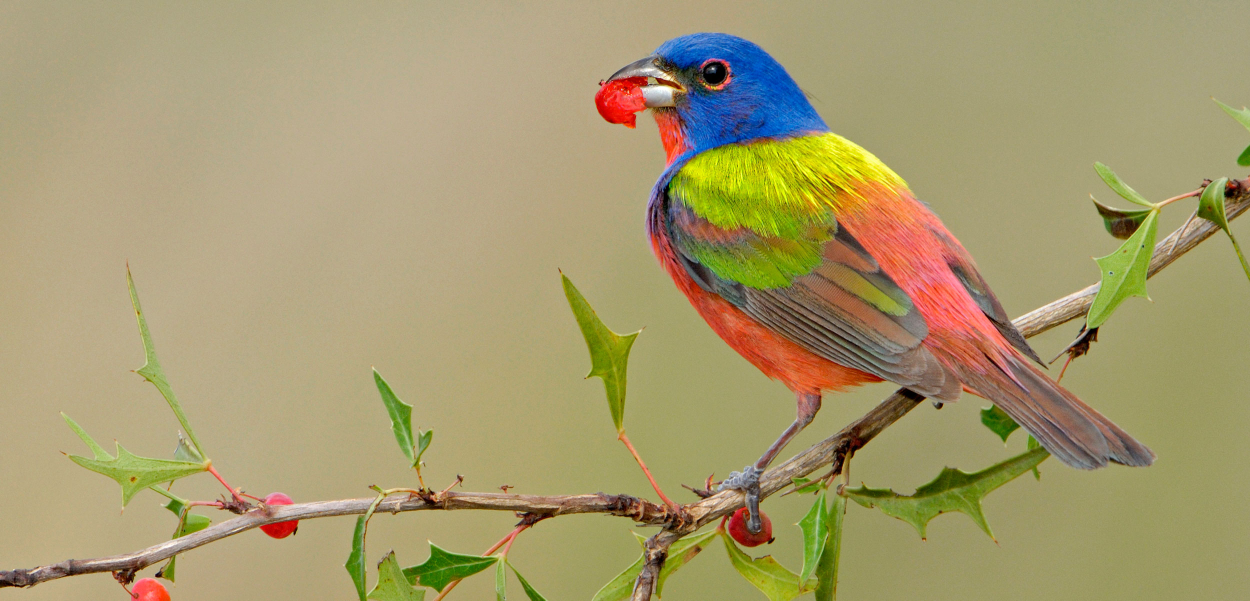
#> input picture model_repository/img1.jpg, 2500 x 1201 px, found by its file name (shown at 1/2 size)
$ jupyter execute --allow-errors test.ipynb
#> lines starting #> are read from the running program, lines starting #| are printed output that depends on the picture
[cell 1]
from trism import TritonModel
import numpy as np
import cv2

#> (a cell that did not finish here is left out)

[cell 3]
img = cv2.imread(r"C:\Users\Asus\OneDrive - camann\Desktop\notebook\OJT_Spring2025\Deploy_ONNX_model\Deploy-ONNX-model\model_repository\img1.jpg")
#> img is the input picture: shape (1201, 2500, 3); mean B, G, R 110.3, 154.1, 165.9
img = cv2.resize(img, (224, 224))
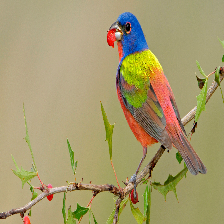
#> img: shape (224, 224, 3); mean B, G, R 110.1, 154, 165.8
img = cv2.cvtColor(img, cv2.COLOR_BGR2RGB)
img = img.transpose((2, 0, 1))
transformed_img = np.expand_dims(img, axis=0).astype(np.float32)
# Inference
#> (the rest of this cell did not finish here and is left out)
